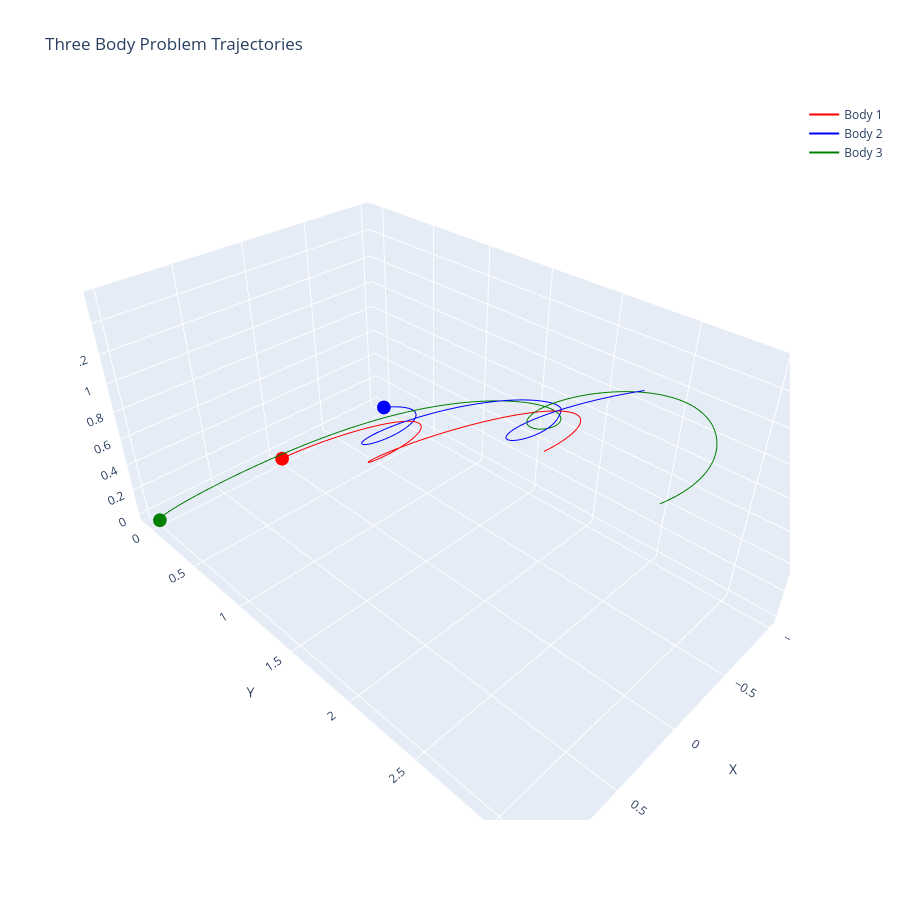

Notebook source saved alongside this figure:
### Code cell
# Create animation of the three bodies' trajectories
fig = go.Figure()

# Add traces for each body at different time points
colors = ['red', 'blue', 'green']
names = ['Body 1', 'Body 2', 'Body 3']

for i in range(3):
    fig.add_trace(go.Scatter3d(
        x=rs[i, :, 0],
        y=rs[i, :, 1],
        z=rs[i, :, 2],
        mode='lines',
        name=names[i],
        line=dict(color=colors[i], width=2)
    ))

# Add initial positions as markers
for i in range(3):
    fig.add_trace(go.Scatter3d(
        x=[rs[i, 0, 0]],
        y=[rs[i, 0, 1]],
        z=[rs[i, 0, 2]],
        mode='markers',
        name=f'{names[i]} start',
        marker=dict(size=8, color=colors[i]),
        showlegend=False
    ))

fig.update_layout(
    title='Three Body Problem Trajectories',
    scene=dict(
        xaxis_title='X',
        yaxis_title='Y',
        zaxis_title='Z'
    ),
    width=900,
    height=900
)

fig.show()

### Figure 1 — Plotly figure (JSON) as saved in the notebook; plotly's stock layout.template omitted (floating-point values rounded to 4 significant figures; data arrays with more than 128 entries replaced by an {"elided": "..."} marker saying what was removed)
{"data": [{"line": {"color": "red", "width": 2}, "mode": "lines", "name": "Body 1", "type": "scatter3d", "x": {"elided": "1000 float values"}, "y": {"elided": "1000 float values"}, "z": {"elided": "1000 float values"}}, {"line": {"color": "blue", "width": 2}, "mode": "lines", "name": "Body 2", "type": "scatter3d", "x": {"elided": "1000 float values"}, "y": {"elided": "1000 float values"}, "z": {"elided": "1000 float values"}}, {"line": {"color": "green", "width": 2}, "mode": "lines", "name": "Body 3", "type": "scatter3d", "x": {"elided": "1000 float values"}, "y": {"elided": "1000 float values"}, "z": {"elided": "1000 float values"}}, {"marker": {"color": "red", "size": 8}, "mode": "markers", "name": "Body 1 start", "showlegend": false, "type": "scatter3d", "x": [0], "y": [0], "z": [0]}, {"marker": {"color": "blue", "size": 8}, "mode": "markers", "name": "Body 2 start", "showlegend": false, "type": "scatter3d", "x": [-1], "y": [0], "z": [0]}, {"marker": {"color": "green", "size": 8}, "mode": "markers", "name": "Body 3 start", "showlegend": false, "type": "scatter3d", "x": [1], "y": [0], "z": [0]}], "layout": {"height": 900, "scene": {"xaxis": {"title": {"text": "X"}}, "yaxis": {"title": {"text": "Y"}}, "zaxis": {"title": {"text": "Z"}}}, "title": {"text": "Three Body Problem Trajectories"}, "width": 900}}
